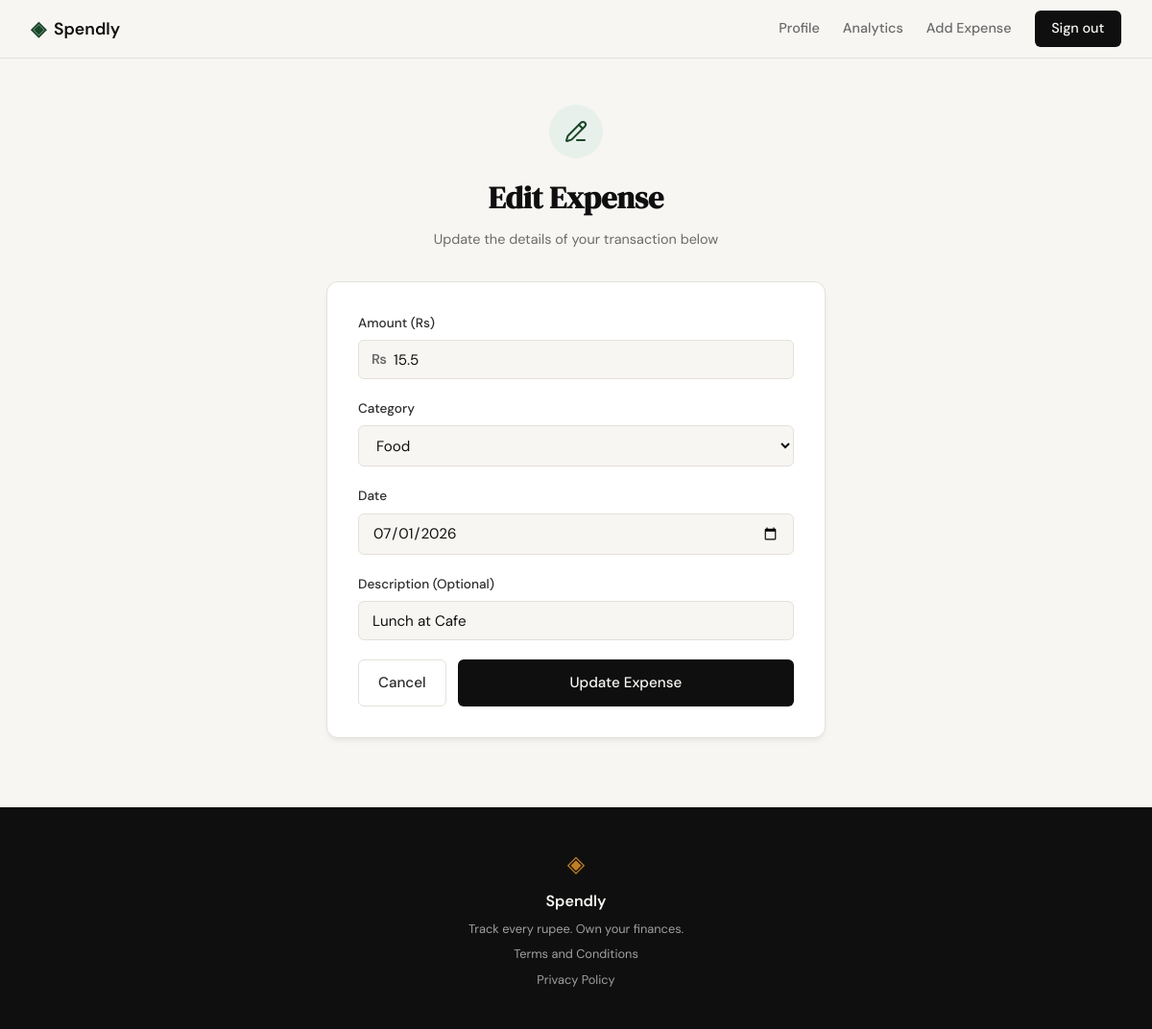
/expenses/1/edit (signed in), run on the app's committed database.
### tables this page shows
CREATE TABLE expenses (
                id INTEGER PRIMARY KEY AUTOINCREMENT,
                user_id INTEGER NOT NULL,
                amount REAL NOT NULL,
                category TEXT NOT NULL,
                date TEXT NOT NULL,
                description TEXT,
                created_at TEXT DEFAULT (datetime('now')),
                FOREIGN KEY (user_id) REFERENCES users (id)
            );

### app.py (the view, shortened to what this page needs)
@app.route("/expenses/<int:id>/edit", methods=["GET", "POST"])
def edit_expense(id):
    if not session.get("user_id"):
        flash("Please log in to access this page.", "error")
        return redirect(url_for("login"))
    user_id = session["user_id"]
    allowed_categories = ["Food", "Transport", "Bills", "Health", "Entertainment", "Shopping", "Other"]
    expense = get_expense_by_id(id, user_id)
    if not expense:
        return render_template("404.html"), 404
    return render_template("edit_expense.html",
                         expense=expense,
                         categories=allowed_categories)

### database/db.py (called while the page is built)
def get_db():
    conn = sqlite3.connect(DB_PATH)
    conn.row_factory = sqlite3.Row
    conn.execute("PRAGMA foreign_keys = ON")
    return conn

### database/queries.py (called while the page is built)
def get_expense_by_id(expense_id, user_id):
    with get_db() as conn:
        row = conn.execute(
            'SELECT id, amount, category, date, description FROM expenses WHERE id = ? AND user_id = ?',
            (expense_id, user_id)
        ).fetchone()
        return row

### templates/edit_expense.html (shortened to what this page needs)
{% extends "base.html" %}
{% block content %}
<div class="edit-expense-section">
    <div class="edit-expense-wrapper">
        <div class="edit-header">
            <div class="edit-header-icon">
                <i data-lucide="pencil-line"></i>
            </div>
            <h1 class="edit-title">Edit Expense</h1>
            <p class="edit-subtitle">Update the details of your transaction below</p>
        </div>
        <div class="edit-card">
            <form method="POST" action="{{ url_for('edit_expense', id=expense.id) }}">
                <div class="form-group">
                    <label for="amount">Amount (Rs)</label>
                    <div class="input-with-prefix">
                        <span class="input-prefix">₨</span>
                        <input type="number" id="amount" name="amount"
                               class="form-input" step="0.01" min="0.01" required
                               value="{{ expense.amount }}">
                    </div>
                </div>
                <div class="form-group">
                    <label for="category">Category</label>
                    <select id="category" name="category" class="form-input" required>
                        {% for cat in categories %}
                        <option value="{{ cat }}" {{ 'selected' if cat == expense.category }}>{{ cat }}</option>
                        {% endfor %}
                    </select>
                </div>
                <div class="form-group">
                    <label for="date">Date</label>
                    <input type="date" id="date" name="date" class="form-input" required
                           value="{{ expense.date }}">
                </div>
                <div class="form-group">
                    <label for="description">Description (Optional)</label>
                    <input type="text" id="description" name="description" class="form-input"
                           maxlength="200" value="{{ expense.description or '' }}" placeholder="e.g. Weekly groceries">
                </div>
                <div class="edit-actions">
                    <a href="{{ url_for('profile') }}" class="btn-back">Cancel</a>
                    <button type="submit" class="btn-update">Update Expense</button>
                </div>
            </form>
        </div>
    </div>
</div>
{% endblock %}

### static/css/style.css (style rules this page uses)
:root { --ink: #0f0f0f; --ink-soft: #2d2d2d; --ink-muted: #6b6b6b; --ink-faint: #a0a0a0; --paper: #f7f6f3; --paper-warm: #f0ede6; --paper-card: #ffffff; --accent: #1a472a; --accent-light: #e8f0eb; --accent-2: #c17f24; --accent-2-light: #fdf3e3; --danger: #c0392b; --danger-light: #fdecea; --border: #e4e1da; --border-soft: #eeebe4; --font-display: 'DM Serif Display', Georgia, serif; --font-body: 'DM Sans', system-ui, sans-serif; --max-width: 1200px; --auth-width: 440px; --radius-sm: 6px; --radius-md: 12px; --radius-lg: 20px; }
*, *::before, *::after { box-sizing: border-box; margin: 0; padding: 0; }
html { font-size: 16px; scroll-behavior: smooth; }
body { background: var(--paper); color: var(--ink); font-family: var(--font-body); font-size: 1rem; line-height: 1.6; -webkit-font-smoothing: antialiased; }
a { color: inherit; text-decoration: none; }
.form-group { margin-bottom: 1.25rem; }
.form-group label { display: block; font-size: 0.85rem; font-weight: 500; color: var(--ink-soft); margin-bottom: 0.4rem; }
.form-input { width: 100%; padding: 0.6rem 0.875rem; border: 1px solid var(--border); border-radius: var(--radius-sm); font-family: var(--font-body); font-size: 0.95rem; color: var(--ink); background: var(--paper); outline: none; transition: border-color 0.2s; }
.form-input::placeholder { color: var(--ink-faint); }

### templates/edit_expense.html (style rules this page uses)
.edit-expense-section { min-height: calc(100vh - 60px - 100px); display: flex; align-items: center; justify-content: center; padding: 3rem 2rem; }
.edit-expense-wrapper { width: 100%; max-width: 520px; }
.edit-header { text-align: center; margin-bottom: 2rem; }
.edit-header-icon { width: 56px; height: 56px; background: var(--accent-light); color: var(--accent); border-radius: 50%; display: inline-flex; align-items: center; justify-content: center; margin-bottom: 1rem; font-size: 1.5rem; }
.edit-title { font-family: var(--font-display); font-size: 2rem; color: var(--ink); margin-bottom: 0.35rem; }
.edit-subtitle { font-size: 0.9rem; color: var(--ink-muted); }
.edit-card { background: var(--paper-card); border: 1px solid var(--border); border-radius: var(--radius-md); padding: 2rem; margin-bottom: 1.5rem; box-shadow: 0 4px 6px -1px rgba(0,0,0,0.05), 0 2px 4px -1px rgba(0,0,0,0.03); }
.edit-card .form-group { margin-bottom: 1.25rem; }
.edit-card .form-group label { display: block; font-size: 0.85rem; font-weight: 500; color: var(--ink-soft); margin-bottom: 0.4rem; }
.edit-card .form-input { width: 100%; padding: 0.6rem 0.875rem; border: 1px solid var(--border); border-radius: var(--radius-sm); font-family: var(--font-body); font-size: 0.95rem; color: var(--ink); background: var(--paper); outline: none; transition: border-color 0.2s, box-shadow 0.2s; box-sizing: border-box; }
.edit-card .form-input::placeholder { color: var(--ink-faint); }
.input-with-prefix { position: relative; }
.input-prefix { position: absolute; left: 0.875rem; top: 50%; transform: translateY(-50%); font-size: 0.9rem; font-weight: 600; color: var(--ink-muted); pointer-events: none; }
.input-with-prefix .form-input { padding-left: 2.25rem; }
.edit-actions { display: flex; gap: 0.75rem; }
.btn-update { flex: 1; padding: 0.7rem; background: var(--ink); color: var(--paper); border: none; border-radius: var(--radius-sm); font-family: var(--font-body); font-size: 0.95rem; font-weight: 500; cursor: pointer; transition: background 0.2s, transform 0.15s; }
.btn-back { display: inline-flex; align-items: center; justify-content: center; padding: 0.7rem 1.25rem; background: transparent; color: var(--ink-soft); border: 1px solid var(--border); border-radius: var(--radius-sm); font-family: var(--font-body); font-size: 0.95rem; font-weight: 500; cursor: pointer; transition: all 0.2s; text-decoration: none; }

### data on the page
expenses: amount "15.5", date "07/01/2026", description "Lunch at Cafe"

### other printed values
form field category "Food"
